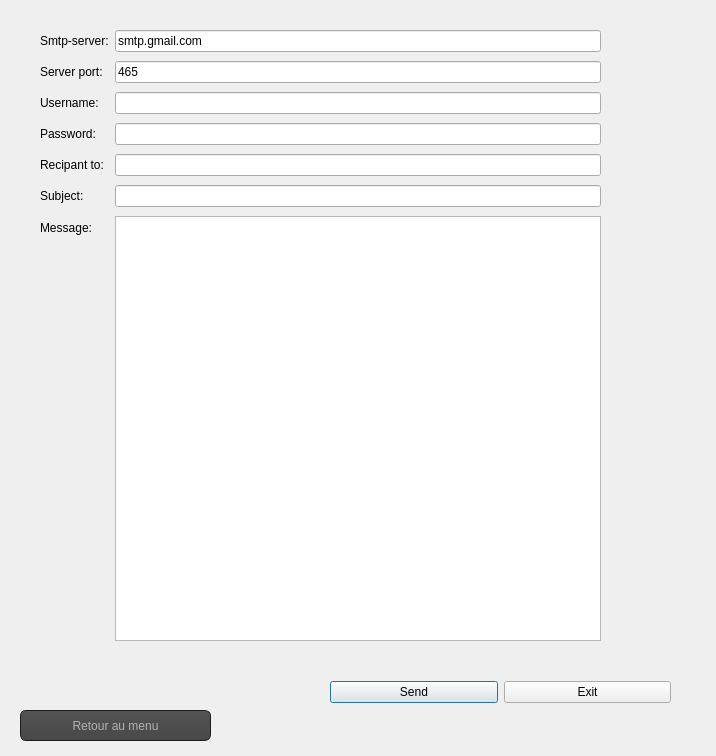
<?xml version="1.0" encoding="UTF-8"?>
<ui version="4.0">
 <class>Mailing</class>
 <widget class="QDialog" name="Mailing">
  <property name="geometry">
   <rect>
    <x>0</x>
    <y>0</y>
    <width>716</width>
    <height>756</height>
   </rect>
  </property>
  <property name="windowTitle">
   <string>Dialog</string>
  </property>
  <widget class="QWidget" name="layoutWidget">
   <property name="geometry">
    <rect>
     <x>40</x>
     <y>30</y>
     <width>561</width>
     <height>611</height>
    </rect>
   </property>
   <layout class="QFormLayout" name="formLayout">
    <property name="fieldGrowthPolicy">
     <enum>QFormLayout::ExpandingFieldsGrow</enum>
    </property>
    <property name="rowWrapPolicy">
     <enum>QFormLayout::WrapLongRows</enum>
    </property>
    <property name="verticalSpacing">
     <number>9</number>
    </property>
    <item row="0" column="0">
     <widget class="QLabel" name="label">
      <property name="text">
       <string>Smtp-server:</string>
      </property>
     </widget>
    </item>
    <item row="1" column="0">
     <widget class="QLabel" name="label_2">
      <property name="text">
       <string>Server port:</string>
      </property>
     </widget>
    </item>
    <item row="2" column="0">
     <widget class="QLabel" name="label_3">
      <property name="text">
       <string>Username:</string>
      </property>
     </widget>
    </item>
    <item row="3" column="0">
     <widget class="QLabel" name="label_4">
      <property name="text">
       <string>Password:</string>
      </property>
     </widget>
    </item>
    <item row="4" column="0">
     <widget class="QLabel" name="label_5">
      <property name="text">
       <string>Recipant to:</string>
      </property>
     </widget>
    </item>
    <item row="5" column="0">
     <widget class="QLabel" name="label_6">
      <property name="text">
       <string>Subject:</string>
      </property>
     </widget>
    </item>
    <item row="6" column="0">
     <widget class="QLabel" name="label_7">
      <property name="text">
       <string>Message:</string>
      </property>
     </widget>
    </item>
    <item row="0" column="1">
     <widget class="QLineEdit" name="server">
      <property name="text">
       <string>smtp.gmail.com</string>
      </property>
     </widget>
    </item>
    <item row="1" column="1">
     <widget class="QLineEdit" name="port">
      <property name="text">
       <string>465</string>
      </property>
     </widget>
    </item>
    <item row="2" column="1">
     <widget class="QLineEdit" name="uname"/>
    </item>
    <item row="3" column="1">
     <widget class="QLineEdit" name="paswd">
      <property name="inputMask">
       <string/>
      </property>
      <property name="echoMode">
       <enum>QLineEdit::Password</enum>
      </property>
     </widget>
    </item>
    <item row="4" column="1">
     <widget class="QLineEdit" name="rcpt"/>
    </item>
    <item row="5" column="1">
     <widget class="QLineEdit" name="subject"/>
    </item>
    <item row="6" column="1">
     <widget class="QPlainTextEdit" name="msg"/>
    </item>
   </layout>
  </widget>
  <widget class="QWidget" name="layoutWidget_2">
   <property name="geometry">
    <rect>
     <x>330</x>
     <y>680</y>
     <width>341</width>
     <height>25</height>
    </rect>
   </property>
   <layout class="QHBoxLayout" name="horizontalLayout">
    <item>
     <widget class="QPushButton" name="sendBtn">
      <property name="text">
       <string>Send</string>
      </property>
     </widget>
    </item>
    <item>
     <widget class="QPushButton" name="exitBtn">
      <property name="text">
       <string>Exit</string>
      </property>
     </widget>
    </item>
   </layout>
  </widget>
  <widget class="QPushButton" name="pushButton">
   <property name="geometry">
    <rect>
     <x>20</x>
     <y>710</y>
     <width>191</width>
     <height>31</height>
    </rect>
   </property>
   <property name="styleSheet">
    <string notr="true">QToolTip
{
     border: 1px solid black;
     background-color: #ffa02f;
     padding: 1px;
     border-radius: 3px;
     opacity: 100;
}

QWidget
{
    color: #b1b1b1;
    background-color: #323232;
}

QWidget:item:hover
{
    background-color: QLinearGradient( x1: 0, y1: 0, x2: 0, y2: 1, stop: 0 #ffa02f, stop: 1 #ca0619);
    color: #000000;
}

QWidget:item:selected
{
    background-color: QLinearGradient( x1: 0, y1: 0, x2: 0, y2: 1, stop: 0 #ffa02f, stop: 1 #d7801a);
}

QMenuBar::item
{
    background: transparent;
}

QMenuBar::item:selected
{
    background: transparent;
    border: 1px solid #ffaa00;
}

QMenuBar::item:pressed
{
    background: #444;
    border: 1px solid #000;
    background-color: QLinearGradient(
        x1:0, y1:0,
        x2:0, y2:1,
        stop:1 #212121,
        stop:0.4 #343434/*,
        stop:0.2 #343434,
        stop:0.1 #ffaa00*/
    );
    margin-bottom:-1px;
    padding-bottom:1px;
}

QMenu
{
    border: 1px solid #000;
}

QMenu::item
{
    padding: 2px 20px 2px 20px;
}

QMenu::item:selected
{
    color: #000000;
}

QWidget:disabled
{
    color: #404040;
    background-color: #323232;
}

QAbstractItemView
{
    background-color: QLinearGradient( x1: 0, y1: 0, x2: 0, y2: 1, stop: 0 #4d4d4d, stop: 0.1 #646464, stop: 1 #5d5d5d);
}

QWidget:focus
{
    /*border: 2px solid QLinearGradient( x1: 0, y1: 0, x2: 0, y2: 1, stop: 0 #ffa02f, stop: 1 #d7801a);*/
}

QLineEdit
{
    background-color: QLinearGradient( x1: 0, y1: 0, x2: 0, y2: 1, stop: 0 #4d4d4d, stop: 0 #646464, stop: 1 #5d5d5d);
    padding: 1px;
    border-style: solid;
    border: 1px solid #1e1e1e;
    border-radius: 5;
}

QPushButton
{
    color: #b1b1b1;
    background-color: QLinearGradient( x1: 0, y1: 0, x2: 0, y2: 1, stop: 0 #565656, stop: 0.1 #525252, stop: 0.5 #4e4e4e, stop: 0.9 #4a4a4a, stop: 1 #464646);
    border-width: 1px;
    border-color: #1e1e1e;
    border-style: solid;
    border-radius: 6;
    padding: 3px;
    font-size: 12px;
    padding-left: 5px;
    padding-right: 5px;
}

QPushButton:pressed
{
    background-color: QLinearGradient( x1: 0, y1: 0, x2: 0, y2: 1, stop: 0 #2d2d2d, stop: 0.1 #2b2b2b, stop: 0.5 #292929, stop: 0.9 #282828, stop: 1 #252525);
}

QComboBox
{
    selection-background-color: #ffaa00;
    background-color: QLinearGradient( x1: 0, y1: 0, x2: 0, y2: 1, stop: 0 #565656, stop: 0.1 #525252, stop: 0.5 #4e4e4e, stop: 0.9 #4a4a4a, stop: 1 #464646);
    border-style: solid;
    border: 1px solid #1e1e1e;
    border-radius: 5;
}

QComboBox:hover,QPushButton:hover
{
    border: 2px solid QLinearGradient( x1: 0, y1: 0, x2: 0, y2: 1, stop: 0 #ffa02f, stop: 1 #d7801a);
}


QComboBox:on
{
    padding-top: 3px;
    padding-left: 4px;
    background-color: QLinearGradient( x1: 0, y1: 0, x2: 0, y2: 1, stop: 0 #2d2d2d, stop: 0.1 #2b2b2b, stop: 0.5 #292929, stop: 0.9 #282828, stop: 1 #252525);
    selection-background-color: #ffaa00;
}

QComboBox QAbstractItemView
{
    border: 2px solid darkgray;
    selection-background-color: QLinearGradient( x1: 0, y1: 0, x2: 0, y2: 1, stop: 0 #ffa02f, stop: 1 #d7801a);
}

QComboBox::drop-down
{
     subcontrol-origin: padding;
     subcontrol-position: top right;
     width: 15px;

     border-left-width: 0px;
     border-left-color: darkgray;
     border-left-style: solid; /* just a single line */
     border-top-right-radius: 3px; /* same radius as the QComboBox */
     border-bottom-right-radius: 3px;
 }

QComboBox::down-arrow
{
     image: url(:/down_arrow.png);
}

QGroupBox:focus
{
border: 2px solid QLinearGradient( x1: 0, y1: 0, x2: 0, y2: 1, stop: 0 #ffa02f, stop: 1 #d7801a);
}

QTextEdit:focus
{
    border: 2px solid QLinearGradient( x1: 0, y1: 0, x2: 0, y2: 1, stop: 0 #ffa02f, stop: 1 #d7801a);
}

QScrollBar:horizontal {
     border: 1px solid #222222;
     background: QLinearGradient( x1: 0, y1: 0, x2: 0, y2: 1, stop: 0.0 #121212, stop: 0.2 #282828, stop: 1 #484848);
     height: 7px;
     margin: 0px 16px 0 16px;
}

QScrollBar::handle:horizontal
{
      background: QLinearGradient( x1: 0, y1: 0, x2: 1, y2: 0, stop: 0 #ffa02f, stop: 0.5 #d7801a, stop: 1 #ffa02f);
      min-height: 20px;
      border-radius: 2px;
}

QScrollBar::add-line:horizontal {
      border: 1px solid #1b1b19;
      border-radius: 2px;
      background: QLinearGradient( x1: 0, y1: 0, x2: 1, y2: 0, stop: 0 #ffa02f, stop: 1 #d7801a);
      width: 14px;
      subcontrol-position: right;
      subcontrol-origin: margin;
}

QScrollBar::sub-line:horizontal {
      border: 1px solid #1b1b19;
      border-radius: 2px;
      background: QLinearGradient( x1: 0, y1: 0, x2: 1, y2: 0, stop: 0 #ffa02f, stop: 1 #d7801a);
      width: 14px;
     subcontrol-position: left;
     subcontrol-origin: margin;
}

QScrollBar::right-arrow:horizontal, QScrollBar::left-arrow:horizontal
{
      border: 1px solid black;
      width: 1px;
      height: 1px;
      background: white;
}

QScrollBar::add-page:horizontal, QScrollBar::sub-page:horizontal
{
      background: none;
}

QScrollBar:vertical
{
      background: QLinearGradient( x1: 0, y1: 0, x2: 1, y2: 0, stop: 0.0 #121212, stop: 0.2 #282828, stop: 1 #484848);
      width: 7px;
      margin: 16px 0 16px 0;
      border: 1px solid #222222;
}

QScrollBar::handle:vertical
{
      background: QLinearGradient( x1: 0, y1: 0, x2: 0, y2: 1, stop: 0 #ffa02f, stop: 0.5 #d7801a, stop: 1 #ffa02f);
      min-height: 20px;
      border-radius: 2px;
}

QScrollBar::add-line:vertical
{
      border: 1px solid #1b1b19;
      border-radius: 2px;
      background: QLinearGradient( x1: 0, y1: 0, x2: 0, y2: 1, stop: 0 #ffa02f, stop: 1 #d7801a);
      height: 14px;
      subcontrol-position: bottom;
      subcontrol-origin: margin;
}

QScrollBar::sub-line:vertical
{
      border: 1px solid #1b1b19;
      border-radius: 2px;
      background: QLinearGradient( x1: 0, y1: 0, x2: 0, y2: 1, stop: 0 #d7801a, stop: 1 #ffa02f);
      height: 14px;
      subcontrol-position: top;
      subcontrol-origin: margin;
}

QScrollBar::up-arrow:vertical, QScrollBar::down-arrow:vertical
{
      border: 1px solid black;
      width: 1px;
      height: 1px;
      background: white;
}


QScrollBar::add-page:vertical, QScrollBar::sub-page:vertical
{
      background: none;
}

QTextEdit
{
    background-color: #242424;
}

QPlainTextEdit
{
    background-color: #242424;
}

QHeaderView::section
{
    background-color: QLinearGradient(x1:0, y1:0, x2:0, y2:1, stop:0 #616161, stop: 0.5 #505050, stop: 0.6 #434343, stop:1 #656565);
    color: white;
    padding-left: 4px;
    border: 1px solid #6c6c6c;
}

QCheckBox:disabled
{
color: #414141;
}

QDockWidget::title
{
    text-align: center;
    spacing: 3px; /* spacing between items in the tool bar */
    background-color: QLinearGradient(x1:0, y1:0, x2:0, y2:1, stop:0 #323232, stop: 0.5 #242424, stop:1 #323232);
}

QDockWidget::close-button, QDockWidget::float-button
{
    text-align: center;
    spacing: 1px; /* spacing between items in the tool bar */
    background-color: QLinearGradient(x1:0, y1:0, x2:0, y2:1, stop:0 #323232, stop: 0.5 #242424, stop:1 #323232);
}

QDockWidget::close-button:hover, QDockWidget::float-button:hover
{
    background: #242424;
}

QDockWidget::close-button:pressed, QDockWidget::float-button:pressed
{
    padding: 1px -1px -1px 1px;
}

QMainWindow::separator
{
    background-color: QLinearGradient(x1:0, y1:0, x2:0, y2:1, stop:0 #161616, stop: 0.5 #151515, stop: 0.6 #212121, stop:1 #343434);
    color: white;
    padding-left: 4px;
    border: 1px solid #4c4c4c;
    spacing: 3px; /* spacing between items in the tool bar */
}

QMainWindow::separator:hover
{

    background-color: QLinearGradient(x1:0, y1:0, x2:0, y2:1, stop:0 #d7801a, stop:0.5 #b56c17 stop:1 #ffa02f);
    color: white;
    padding-left: 4px;
    border: 1px solid #6c6c6c;
    spacing: 3px; /* spacing between items in the tool bar */
}

QToolBar::handle
{
     spacing: 3px; /* spacing between items in the tool bar */
     background: url(:/images/handle.png);
}

QMenu::separator
{
    height: 2px;
    background-color: QLinearGradient(x1:0, y1:0, x2:0, y2:1, stop:0 #161616, stop: 0.5 #151515, stop: 0.6 #212121, stop:1 #343434);
    color: white;
    padding-left: 4px;
    margin-left: 10px;
    margin-right: 5px;
}

QProgressBar
{
    border: 2px solid grey;
    border-radius: 5px;
    text-align: center;
}

QProgressBar::chunk
{
    background-color: #d7801a;
    width: 2.15px;
    margin: 0.5px;
}

QTabBar::tab {
    color: #b1b1b1;
    border: 1px solid #444;
    border-bottom-style: none;
    background-color: #323232;
    padding-left: 10px;
    padding-right: 10px;
    padding-top: 3px;
    padding-bottom: 2px;
    margin-right: -1px;
}

QTabWidget::pane {
    border: 1px solid #444;
    top: 1px;
}

QTabBar::tab:last
{
    margin-right: 0; /* the last selected tab has nothing to overlap with on the right */
    border-top-right-radius: 3px;
}

QTabBar::tab:first:!selected
{
 margin-left: 0px; /* the last selected tab has nothing to overlap with on the right */


    border-top-left-radius: 3px;
}

QTabBar::tab:!selected
{
    color: #b1b1b1;
    border-bottom-style: solid;
    margin-top: 3px;
    background-color: QLinearGradient(x1:0, y1:0, x2:0, y2:1, stop:1 #212121, stop:.4 #343434);
}

QTabBar::tab:selected
{
    border-top-left-radius: 3px;
    border-top-right-radius: 3px;
    margin-bottom: 0px;
}

QTabBar::tab:!selected:hover
{
    /*border-top: 2px solid #ffaa00;
    padding-bottom: 3px;*/
    border-top-left-radius: 3px;
    border-top-right-radius: 3px;
    background-color: QLinearGradient(x1:0, y1:0, x2:0, y2:1, stop:1 #212121, stop:0.4 #343434, stop:0.2 #343434, stop:0.1 #ffaa00);
}

QRadioButton::indicator:checked, QRadioButton::indicator:unchecked{
    color: #b1b1b1;
    background-color: #323232;
    border: 1px solid #b1b1b1;
    border-radius: 6px;
}

QRadioButton::indicator:checked
{
    background-color: qradialgradient(
        cx: 0.5, cy: 0.5,
        fx: 0.5, fy: 0.5,
        radius: 1.0,
        stop: 0.25 #ffaa00,
        stop: 0.3 #323232
    );
}

QCheckBox::indicator{
    color: #b1b1b1;
    background-color: #323232;
    border: 1px solid #b1b1b1;
    width: 9px;
    height: 9px;
}

QRadioButton::indicator
{
    border-radius: 6px;
}

QRadioButton::indicator:hover, QCheckBox::indicator:hover
{
    border: 1px solid #ffaa00;
}

QCheckBox::indicator:checked
{
    image:url(:/images/checkbox.png);
}

QCheckBox::indicator:disabled, QRadioButton::indicator:disabled
{
    border: 1px solid #444;
}</string>
   </property>
   <property name="text">
    <string>Retour au menu</string>
   </property>
  </widget>
 </widget>
 <resources/>
 <connections/>
</ui>
